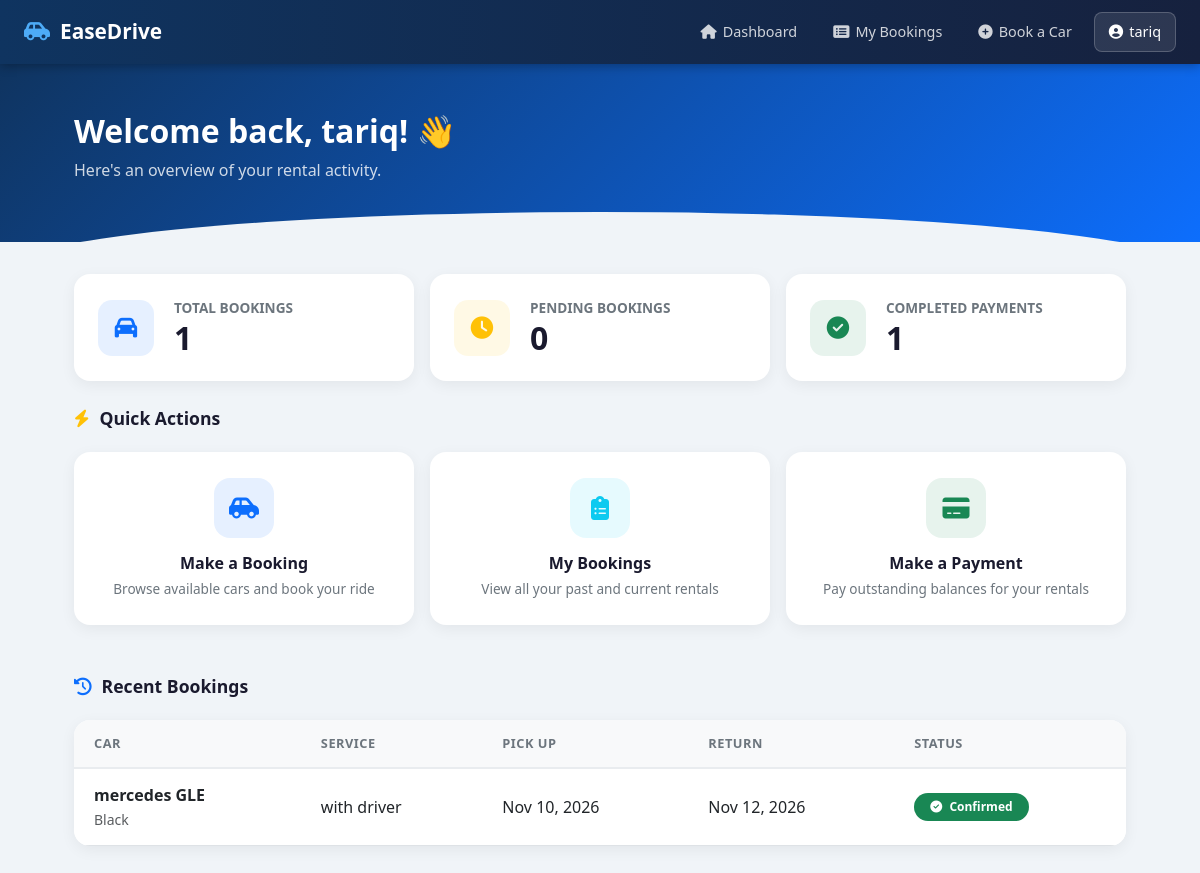
/customer/dashboard/ (signed in), run on the app's committed database.
### carapplication/models.py (models this page shows, shortened)
class Hiring(models.Model):
    hiring_status = [("confirmed","confirmed"),("pending","pending")]
    customer = models.ForeignKey(Customer,on_delete=models.CASCADE)
    car = models.ForeignKey(Car,on_delete=models.CASCADE)
    service = models.ForeignKey(Service,on_delete=models.CASCADE)
    driver = models.ForeignKey(Driver,on_delete=models.SET_NULL, null=True, blank=True)
    pick_up_date = models.DateField(null=True)
    return_date = models.DateField(null=True)
    status = models.CharField(choices=hiring_status)

class Car(models.Model):
    car_model = models.CharField(max_length=20, null=True)
    color = models.CharField(max_length=10)
    number_plate = models.CharField(max_length=8)
    status = models.CharField(choices=status)
    rental_rate = models.IntegerField()
    image = models.ImageField(upload_to='cars/', null=True, blank=True)

class Service(models.Model):
    choose = [('with driver','Given a driver'),('self driving','self driving')]
    name = models.CharField(choices=choose,verbose_name="service_name")
    description = models.CharField(max_length=180)
    cost = models.IntegerField()

### carapplication/views.py (the view)
# urls.py: path('customer/dashboard/', customer_dashboard_view, name='customer_dashboard'),
@customer_required
def customer_dashboard_view(request):
    customer = get_customer_for_user(request.user)
    bookings = Hiring.objects.filter(customer=customer) if customer else Hiring.objects.none()
    total_bookings = bookings.count()
    pending_bookings = bookings.filter(status='pending').count()
    paid_hirings = bookings.values_list('id', flat=True)
    completed_payments = Payment.objects.filter(hiring_id__in=paid_hirings, status='completed').count()
    recent_bookings = bookings.order_by('-id')[:5]
    context = {
        'customer': customer,
        'total_bookings': total_bookings,
        'pending_bookings': pending_bookings,
        'completed_payments': completed_payments,
        'recent_bookings': recent_bookings,
    }
    return render(request, 'customer_dashboard.html', context)

### carapplication/views.py (called while the page is built, shortened)
def customer_required(view_func):
    @wraps(view_func)
    def _wrapped_view(request, *args, **kwargs):
        if not request.user.is_authenticated:
            return redirect('login_page')
        if not hasattr(request.user, 'profile') or request.user.profile.role != 'customer':
            return redirect('index_page')
        return view_func(request, *args, **kwargs)
    return _wrapped_view

def get_customer_for_user(user):
    try:
        if hasattr(user, 'customer_profile') and user.customer_profile:
            return user.customer_profile
    except Exception:
        pass

### carapplication/templates/customer_dashboard.html (shortened to what this page needs)
<!DOCTYPE html>
<html lang="en">
<head>
  <link href="https://cdn.jsdelivr.net/npm/bootstrap@5.3.0/dist/css/bootstrap.min.css" rel="stylesheet" />
  <link href="https://cdnjs.cloudflare.com/ajax/libs/font-awesome/6.4.0/css/all.min.css" rel="stylesheet" />
</head>
<body>
  <nav class="dash-nav">
    <a href="{% url 'index_page' %}" class="brand">
      <i class="fas fa-car-side"></i> EaseDrive
    </a>
    <ul class="nav-links">
      <li><a href="{% url 'customer_dashboard' %}"><i class="fas fa-home"></i> Dashboard</a></li>
      <li><a href="{% url 'my_bookings' %}"><i class="fas fa-list-alt"></i> My Bookings</a></li>
      <li><a href="{% url 'customer_book' %}"><i class="fas fa-plus-circle"></i> Book a Car</a></li>
      <li>
        <div class="dropdown">
          <button class="user-btn dropdown-toggle" data-bs-toggle="dropdown">
            <i class="fas fa-user-circle"></i> {{ request.user.username }}
          </button>
        </div>
      </li>
    </ul>
  </nav>
  <div class="page-header">
    <div style="max-width:1100px; margin:0 auto; padding:0 24px;">
      <h2>Welcome back, {{ request.user.first_name|default:request.user.username }}! 👋</h2>
      <p>Here's an overview of your rental activity.</p>
    </div>
  </div>
  <div class="main-content">
    <div class="row g-3 mb-4">
      <div class="col-md-4">
        <div class="stat-card">
          <div class="stat-icon bg-primary bg-opacity-10 text-primary">
            <i class="fas fa-car"></i>
          </div>
          <div>
            <p>Total Bookings</p>
            <h3>{{ total_bookings }}</h3>
          </div>
        </div>
      </div>
      <div class="col-md-4">
        <div class="stat-card">
          <div class="stat-icon bg-warning bg-opacity-10 text-warning">
            <i class="fas fa-clock"></i>
          </div>
          <div>
            <p>Pending Bookings</p>
            <h3>{{ pending_bookings }}</h3>
          </div>
        </div>
      </div>
      <div class="col-md-4">
        <div class="stat-card">
          <div class="stat-icon bg-success bg-opacity-10 text-success">
            <i class="fas fa-check-circle"></i>
          </div>
          <div>
            <p>Completed Payments</p>
            <h3>{{ completed_payments }}</h3>
          </div>
        </div>
      </div>
    </div>
    <div class="section-title">
      <i class="fas fa-bolt text-warning"></i> Quick Actions
    </div>
    <div class="row g-3 mb-5">
      <div class="col-md-4">
        <a href="{% url 'customer_book' %}" class="action-card">
          <div class="action-icon bg-primary bg-opacity-10 text-primary">
            <i class="fas fa-car-side"></i>
          </div>
          <h6>Make a Booking</h6>
          <p>Browse available cars and book your ride</p>
        </a>
      </div>
      <div class="col-md-4">
        <a href="{% url 'my_bookings' %}" class="action-card">
          <div class="action-icon bg-info bg-opacity-10 text-info">
            <i class="fas fa-clipboard-list"></i>
          </div>
          <h6>My Bookings</h6>
          <p>View all your past and current rentals</p>
        </a>
      </div>
      <div class="col-md-4">
        <a href="{% url 'my_bookings' %}" class="action-card">
          <div class="action-icon bg-success bg-opacity-10 text-success">
            <i class="fas fa-credit-card"></i>
          </div>
          <h6>Make a Payment</h6>
          <p>Pay outstanding balances for your rentals</p>
        </a>
      </div>
    </div>
    <div class="section-title">
      <i class="fas fa-history text-primary"></i> Recent Bookings
    </div>
    <div class="table-card">
      {% if recent_bookings %}
      <table class="table table-hover">
        <thead>
          <tr>
            <th>Car</th>
            <th>Service</th>
            <th>Pick Up</th>
            <th>Return</th>
            <th>Status</th>
          </tr>
        </thead>
        <tbody>
          {% for booking in recent_bookings %}
          <tr>
            <td><strong>{{ booking.car.car_model }}</strong><br><small class="text-muted">{{ booking.car.color }}</small></td>
            <td>{{ booking.service.name }}</td>
            <td>{{ booking.pick_up_date|date:"M d, Y" }}</td>
            <td>{{ booking.return_date|date:"M d, Y" }}</td>
            <td>
              {% if booking.status == 'confirmed' %}
                <span class="badge bg-success text-white px-3 py-2 rounded-pill fw-semibold"><i class="fas fa-check-circle me-1"></i> Confirmed</span>
              {% else %}
                <span class="badge bg-warning text-dark px-3 py-2 rounded-pill fw-bold"><i class="fas fa-clock me-1"></i> Pending</span>
              {% endif %}
            </td>
          </tr>
          {% endfor %}
        </tbody>
      </table>
      {% else %}
      <div class="text-center py-5 text-muted">
        <i class="fas fa-car fa-3x mb-3 opacity-25"></i>
        <p>No bookings yet. <a href="{% url 'customer_book' %}">Make your first booking</a></p>
      </div>
      {% endif %}
    </div>
  </div>
</body>
</html>

### carapplication/templates/customer_dashboard.html (style rules this page uses)
* { box-sizing: border-box; }
body { font-family: 'Segoe UI', Tahoma, Geneva, Verdana, sans-serif; background: #f0f4f8; min-height: 100vh; margin: 0; }
.dash-nav { background: linear-gradient(90deg, #0f3460, #16213e); padding: 0 24px; display: flex; align-items: center; justify-content: space-between; height: 64px; position: sticky; top: 0; z-index: 999; box-shadow: 0 2px 10px rgba(0,0,0,0.3); }
.dash-nav .brand { color: white; font-size: 1.3rem; font-weight: 700; text-decoration: none; display: flex; align-items: center; gap: 10px; }
.dash-nav .brand i { color: #4dabf7; }
.dash-nav .nav-links { display: flex; align-items: center; gap: 8px; list-style: none; margin: 0; padding: 0; }
.dash-nav .nav-links a { color: rgba(255,255,255,0.8); text-decoration: none; padding: 8px 14px; border-radius: 8px; font-size: 0.9rem; transition: all 0.2s; display: flex; align-items: center; gap: 6px; }
.dash-nav .dropdown-toggle::after { display: none; }
.dash-nav .user-btn { background: rgba(255,255,255,0.1); border: 1px solid rgba(255,255,255,0.2); color: white; border-radius: 8px; padding: 8px 14px; font-size: 0.9rem; cursor: pointer; display: flex; align-items: center; gap: 6px; }
.page-header { background: linear-gradient(135deg, #0f3460, #0d6efd); color: white; padding: 48px 24px 60px; position: relative; overflow: hidden; }
.page-header::after { content: ''; position: absolute; bottom: -30px; left: 0; right: 0; height: 60px; background: #f0f4f8; border-radius: 50% 50% 0 0 / 100% 100% 0 0; }
.page-header h2 { font-size: 2rem; font-weight: 700; margin-bottom: 8px; }
.page-header p { opacity: 0.8; margin: 0; }
.main-content { max-width: 1100px; margin: 0 auto; padding: 32px 24px 60px; }
.stat-card { background: white; border-radius: 16px; padding: 24px; box-shadow: 0 4px 15px rgba(0,0,0,0.06); display: flex; align-items: center; gap: 20px; transition: transform 0.2s; }
.stat-icon { width: 56px; height: 56px; border-radius: 14px; display: flex; align-items: center; justify-content: center; font-size: 1.4rem; flex-shrink: 0; }
.stat-card h3 { font-size: 2rem; font-weight: 700; margin: 0; color: #1a1a2e; }
.stat-card p { font-size: 0.85rem; color: #6c757d; font-weight: 600; text-transform: uppercase; margin: 0; }
.action-card { background: white; border-radius: 16px; padding: 24px; text-align: center; box-shadow: 0 4px 15px rgba(0,0,0,0.06); text-decoration: none; color: inherit; display: block; transition: all 0.2s; border: 2px solid transparent; }
.action-card .action-icon { width: 60px; height: 60px; border-radius: 16px; display: flex; align-items: center; justify-content: center; font-size: 1.5rem; margin: 0 auto 16px; }
.action-card h6 { font-weight: 700; color: #1a1a2e; margin-bottom: 6px; }
.action-card p { color: #6c757d; font-size: 0.85rem; margin: 0; }
.section-title { font-size: 1.1rem; font-weight: 700; color: #1a1a2e; margin-bottom: 20px; display: flex; align-items: center; gap: 10px; }
.table-card { background: white; border-radius: 16px; box-shadow: 0 4px 15px rgba(0,0,0,0.06); overflow: hidden; }
.table-card .table { margin: 0; }
.table-card .table th { background: #f8f9fa; border-bottom: 2px solid #e9ecef; color: #6c757d; font-size: 0.8rem; text-transform: uppercase; letter-spacing: 0.5px; font-weight: 600; padding: 14px 20px; }
.table-card .table td { padding: 14px 20px; vertical-align: middle; }

### data on the page
Hiring: car.car_model "mercedes GLE", car.color "Black", service.name "with driver", pick_up_date "Nov 10, 2026", return_date "Nov 12, 2026", status "confirmed" (drawn)

### other printed values
{{ request.user.username }} "tariq"
{{ request.user.first_name|default:request.user.username }} "tariq"
{{ total_bookings }} "1"
{{ pending_bookings }} "0"
{{ completed_payments }} "1"
